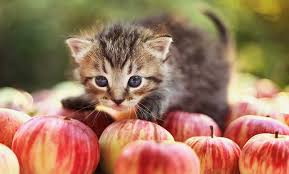
#> input picture camera/catndapple.jpg, 289 x 174 px, given in place of the camera
$ python image_prcessing.py
#> lines starting #> are read from the running program, lines starting #| are printed output that depends on the picture; after the words box and inside, x2 and y2 are one past the last pixel; in counts of white or black regions, pixels touching at a corner belong together
#> further down, frame is the input picture: shape (174, 289, 3); mean B, G, R 94, 120, 159
### colorlabler.py

# import the necessary packages
from scipy.spatial import distance as dist
from collections import OrderedDict
import numpy as np
import cv2
class ColorLabeler:
	def __init__(self):
		# initialize the colors dictionary, containing the color
		# name as the key and the RGB tuple as the value
		colors = OrderedDict({
			"red": (255, 0, 0),
			"green": (0, 255, 0),
			"blue": (0, 0, 255)})
		# allocate memory for the L*a*b* image, then initialize
		# the color names list
		self.lab = np.zeros((len(colors), 1, 3), dtype="uint8")
		self.colorNames = []
		# loop over the colors dictionary
		for (i, (name, rgb)) in enumerate(colors.items()):
			# update the L*a*b* array and the color names list
			self.lab[i] = rgb
			self.colorNames.append(name)
		# convert the L*a*b* array from the RGB color space
		# to L*a*b*
		self.lab = cv2.cvtColor(self.lab, cv2.COLOR_RGB2LAB)


	def label(self, image, c):
		# construct a mask for the contour, then compute the
		# average L*a*b* value for the masked region
		mask = np.zeros(image.shape[:2], dtype="uint8")
		cv2.drawContours(mask, [c], -1, 255, -1)
		mask = cv2.erode(mask, None, iterations=2)
		mean = cv2.mean(image, mask=mask)[:3]
		# initialize the minimum distance found thus far
		minDist = (np.inf, None)
		# loop over the known L*a*b* color values
		for (i, row) in enumerate(self.lab):
			# compute the distance between the current L*a*b*
			# color value and the mean of the image
			d = dist.euclidean(row[0], mean)
			# if the distance is smaller than the current distance,
			# then update the bookkeeping variable
			if d < minDist[0]:
				minDist = (d, i)
		# return the name of the color with the smallest distance
		return self.colorNames[minDist[1]]

### image_prcessing.py
# This is a sample Python script.

# Press Umschalt+F10 to execute it or replace it with your code.
# Press Double Shift to search everywhere for classes, files, tool windows, actions, and settings.

import cv2
import time
import numpy as np
import glob
from colorlabler import ColorLabeler

def increase_brightness(img, value=30):
#> called with value = 50
    hsv = cv2.cvtColor(img, cv2.COLOR_BGR2HSV)
#> hsv: shape (174, 289, 3); mean H, S, V 31.5, 108.6, 160.3
    h, s, v = cv2.split(hsv)
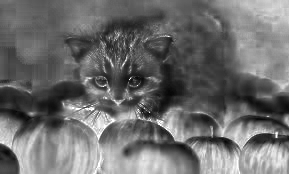
#> s: shape (174, 289); min 5, max 255, mean 108.6

    lim = 255 - value
    v[v > lim] = 255
    v[v <= lim] += value
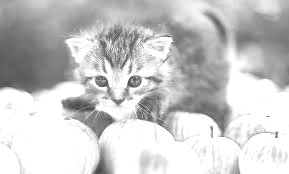
#> v: shape (174, 289); min 61, max 255, mean 201.2

    final_hsv = cv2.merge((h, s, v))
#> final_hsv: shape (174, 289, 3); mean H, S, V 31.5, 108.6, 201.2
    img = cv2.cvtColor(final_hsv, cv2.COLOR_HSV2BGR)
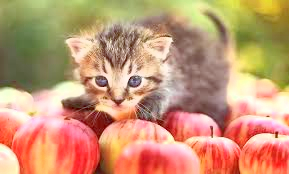
#> img: shape (174, 289, 3); mean B, G, R 116.4, 151.3, 199.2
    return img


def proc_image(image_name):
    # Load image, grayscale, adaptive threshold
    #image = cv2.imread(image_name)
    image = image_name

    result = image.copy()
    gray = cv2.cvtColor(image,cv2.COLOR_BGR2GRAY)
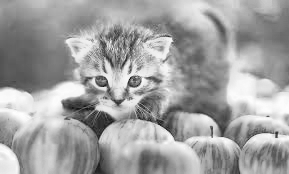
#> gray: shape (174, 289); min 18, max 254, mean 161.7
    thresh = cv2.adaptiveThreshold(gray,255,cv2.ADAPTIVE_THRESH_GAUSSIAN_C, cv2.THRESH_BINARY_INV,111,9)
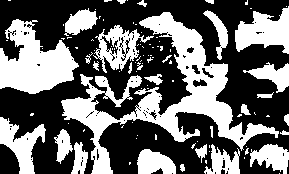
#> thresh: shape (174, 289); 41.1% white; 99 white regions (70 under 20 px)

    # Fill rectangular contours
    cnts = cv2.findContours(thresh, cv2.RETR_EXTERNAL, cv2.CHAIN_APPROX_SIMPLE)
#> cnts = 96 contours, 75 with area under 20; largest, box (x1, y1, x2, y2) and area: (61, 12, 279, 174) 7709, (0, 19, 79, 94) 3296, (235, 6, 289, 54) 1455, (93, 25, 154, 73) 1226, (0, 117, 46, 174) 1098
    cnts = cnts[0] if len(cnts) == 2 else cnts[1]
    for c in cnts:
        cv2.drawContours(thresh, [c], -1, (255,255,255), -1)
#> this loop made 96 passes
#> c on passes 1, 3, 4, 5, 6, 9, 10, 16, 17, 18, 19, 21: [[279, 173]], [[129, 162], [129, 164], [130, 163], [130, 162]], [[205, 160], [205, 162], [206, 163], [206, 160]], [[244, 157], [244, 158]], [[209, 151]], [[246, 146]], [[209, 145], [209, 147]], [[197, 141]], [[136, 138]], [[137, 135]], [[155, 134], [155, 139], [156, 139], [156, 135]], [[84, 129], [83, 130], [83, 131], [84, 130]]
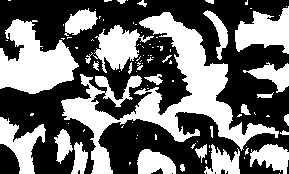
#> thresh: shape (174, 289); 42.4% white; 96 white regions (67 under 20 px), largest, box (x1, y1, x2, y2) and area: (61, 12, 279, 174) 8394, (0, 19, 79, 94) 3478, (235, 6, 289, 54) 1570

    # Morph open
    kernel = cv2.getStructuringElement(cv2.MORPH_RECT, (9,9))
    opening = cv2.morphologyEx(thresh, cv2.MORPH_OPEN, kernel, iterations=4)
#> opening: shape (174, 289); 2.8% white; 1 white region

    # Draw rectangles
    cnts = cv2.findContours(opening, cv2.RETR_EXTERNAL, cv2.CHAIN_APPROX_SIMPLE)
#> cnts = 1 contour; box (x1, y1, x2, y2) and area: (19, 52, 57, 89) 1320
    cnts = cnts[0] if len(cnts) == 2 else cnts[1]
#> cnts = 1 item
    cl = ColorLabeler()
#> in __init__, `self.lab = cv2.cvtColor(self.lab, cv2.COLOR_RGB2LAB)`: self.lab = [[136, 208, 195], [224, 42, 211], [82, 207, 20]]
    clist = []

    for c in cnts:
        x,y,w,h = cv2.boundingRect(c)
        #cv2.rectangle(image, (x, y), (x + w, y + h), (36,255,12), 3)
        cX = int(x + w/2)
        cY = int(y + h/2)
        color = cl.label(image, c)
        #print(type(color))
        if color != "blue":
            clist.append(c)
            print("[DEBUG] Noting for me")
        else:
            print("[DEBUG] OBJECT")
#> this loop made 1 pass
#> (x, y, w, h, cX, cY, mean in label, color) on pass 1: (19, 52, 38, 37, 38, 70, (73.29, 110.5, 106.4), 'blue')
#| [DEBUG] OBJECT
#> pass 1, in label, `mask = cv2.erode(mask, None, iterations=2)`:
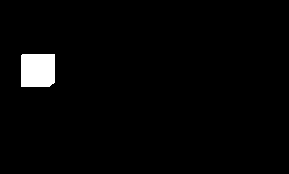
#> mask: shape (174, 289); 2.2% white; 1 white region, box (x1, y1, x2, y2) and area: (21, 54, 55, 87) 1108
#> after the loop, clist = []


    c2 = tuple(clist)
#> c2 = ()
    cv2.line(image, (310, 240), (330, 240), (0, 0, 255), 2)
    cv2.line(image, (320, 230), (320, 250), (0, 0, 255), 2)
    oX = 9999
    corr = []
    for c in c2:
        x,y,w,h = cv2.boundingRect(c)
        cv2.rectangle(image, (x, y), (x + w, y + h), (36,255,12), 3)
        cX = int(x + w/2)
        cY = int(y + h/2)
        color = cl.label(image, c)
        cv2.circle(image, (cX, cY), 7, (255, 255, 0), -1)
        corr.append(cX)
#> this loop made 0 passes
#> after the loop, corr = []

    r = 0
    if len(corr) > 0:
        if len(corr) > 1:
            corr_bool = []

            for i in range(len(corr)):
                corr_bool.append("false")

            i = 0
            t = "false"
            for a in corr:
                j = 0
                for b in corr:
                    if i != j:
                        if abs(a - b) < 20:
                            t = "true"
                            corr_bool[i] = "true"
                        else:
                            t = "false"
                    j = j + 1
                i = i + 1

            i = 0
            s = 0
            k = 0
            for a in corr_bool:
                if a == "true":
                    s = s + corr[i]
                    k = k + 1
                i = i + 1
            if k>0:
                r = int(s / k)

        else:
            r = corr[0]

        cv2.line(image, (r - 10, 240), (r + 10, 240), (0, 255, 0), 2)
        cv2.line(image, (r, 230), (r, 250), (0, 255, 0), 2)

        oX = r - 320

    return image, oX, thresh

if __name__ == '__main__':

    cap = cv2.VideoCapture(0)

    # Check if the webcam is opened correctly
    if not cap.isOpened():
        raise IOError("Cannot open webcam")

    while True:
        ret, frame = cap.read()
        frame = increase_brightness(frame, value=50)
#> (the run stopped early here; a loop or call above may not have finished)

$ run again, on camera/cute-kittens.jpg
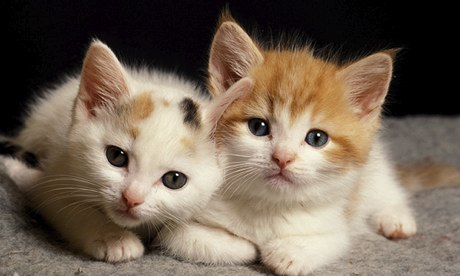
#> input picture camera/cute-kittens.jpg, 460 x 276 px, given in place of the camera
#> frame is the input picture: shape (276, 460, 3); mean B, G, R 85.9, 101.2, 116.1
#> hsv: shape (276, 460, 3); mean H, S, V 30.6, 77, 116.3
#> in increase_brightness, `v[v > lim] = 255`:
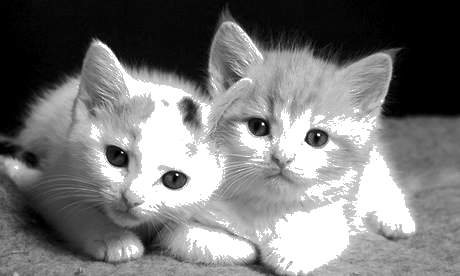
#> v: shape (276, 460); min 0, max 255, mean 121.3
#> final_hsv: shape (276, 460, 3); mean H, S, V 30.6, 77, 163.6
#> in proc_image, `cnts = cv2.findContours(thresh, cv2.RETR_EXTERNAL, cv2.CHAIN_APPROX_SI..`: cnts = 494 contours, 460 with area under 20; largest, box (x1, y1, x2, y2) and area: (0, 0, 407, 137) 13002, (0, 173, 292, 276) 6765, (211, 148, 314, 224) 2718, (379, 49, 460, 122) 2648, (0, 141, 103, 192) 1787
#> the loop in proc_image, `for c in cnts:` made 494 passes
#> c on passes 1 to 3: [[403, 275]], [[382, 275], [383, 275]], [[225, 275], [226, 275]]
#> after the loop in proc_image, `for c in cnts:`:
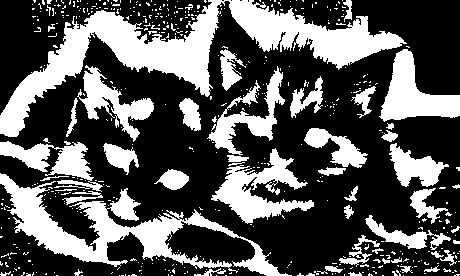
#> thresh: shape (276, 460); 34.6% white; 494 white regions (447 under 20 px), largest, box (x1, y1, x2, y2) and area: (0, 0, 407, 137) 13918, (0, 173, 292, 276) 7601, (211, 148, 314, 224) 3063
#> opening: shape (276, 460); every value is 0
#> in proc_image, `cnts = cv2.findContours(opening, cv2.RETR_EXTERNAL, cv2.CHAIN_APPROX_S..`: cnts = 0 contours
#> in proc_image, `cnts = cnts[0] if len(cnts) == 2 else cnts[1]`: cnts = []
#> self.lab = [[136, 208, 195], [224, 42, 211], [82, 207, 20]]
#> after the loop in proc_image, `for c in cnts:`: clist = []
#> c2 = ()
#> after the loop in proc_image, `for c in c2:`: corr = []

$ run again, on camera/download.jpg
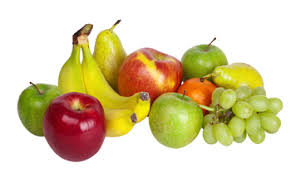
#> input picture camera/download.jpg, 291 x 173 px, given in place of the camera
#> frame is the input picture: shape (173, 291, 3); mean B, G, R 165.9, 205.9, 219.6
#> hsv: shape (173, 291, 3); mean H, S, V 26.4, 82.1, 222.3
#> final_hsv: shape (173, 291, 3); mean H, S, V 26.4, 82.1, 242.1
#> in proc_image, `thresh = cv2.adaptiveThreshold(gray,255,cv2.ADAPTIVE_THRESH_GAUSSIAN_C..`:
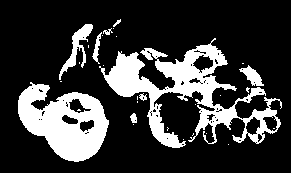
#> thresh: shape (173, 291); 22.5% white; 30 white regions (21 under 20 px)
#> in proc_image, `cnts = cv2.findContours(thresh, cv2.RETR_EXTERNAL, cv2.CHAIN_APPROX_SI..`: cnts = 28 contours, 21 with area under 20; largest, box (x1, y1, x2, y2) and area: (99, 38, 282, 148) 6104, (18, 82, 109, 162) 4414, (59, 24, 93, 80) 423, (239, 65, 264, 86) 208, (92, 32, 102, 64) 83, (130, 113, 137, 123) 40, (139, 93, 147, 101) 26
#> the loop in proc_image, `for c in cnts:` made 28 passes
#> c on passes 1, 2, 3, 4, 6, 8, 9, 10: [[228, 144]], [[183, 139]], [[206, 133]], [[193, 133], [193, 134], [192, 135], [193, 134]], [[133, 124]], [[195, 104]], [[137, 101], [137, 102]], [[137, 96], [137, 99]]
#> opening: shape (173, 291); 6.2% white; 1 white region
#> in proc_image, `cnts = cv2.findContours(opening, cv2.RETR_EXTERNAL, cv2.CHAIN_APPROX_S..`: cnts = 1 contour; box (x1, y1, x2, y2) and area: (46, 97, 103, 156) 3000
#> self.lab = [[136, 208, 195], [224, 42, 211], [82, 207, 20]]
#> the loop in proc_image, `for c in cnts:` made 1 pass
#> (x, y, w, h, cX, cY, color) on pass 1: (46, 97, 57, 59, 74, 126, 'green')
#> (printed output is left out)
#> after the loop in proc_image, `for c in cnts:`: clist has the same summary as cnts
#> c2 has the same summary as cnts
#> the loop in proc_image, `for c in c2:` made 1 pass
#> (x, y, w, h, cX, cY, mean in label, color) on pass 1: (46, 97, 57, 59, 74, 126, (63.55, 48.84, 194.5), 'green')
#> after the loop in proc_image, `for c in c2:`:
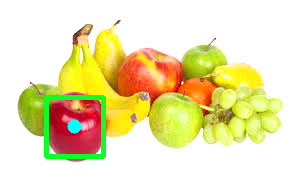
#> image: shape (173, 291, 3); mean B, G, R 170.4, 224.2, 233.4
#> after the loop in proc_image, `for c in c2:`: corr = [74]
#> r = 74
#> oX = -246
